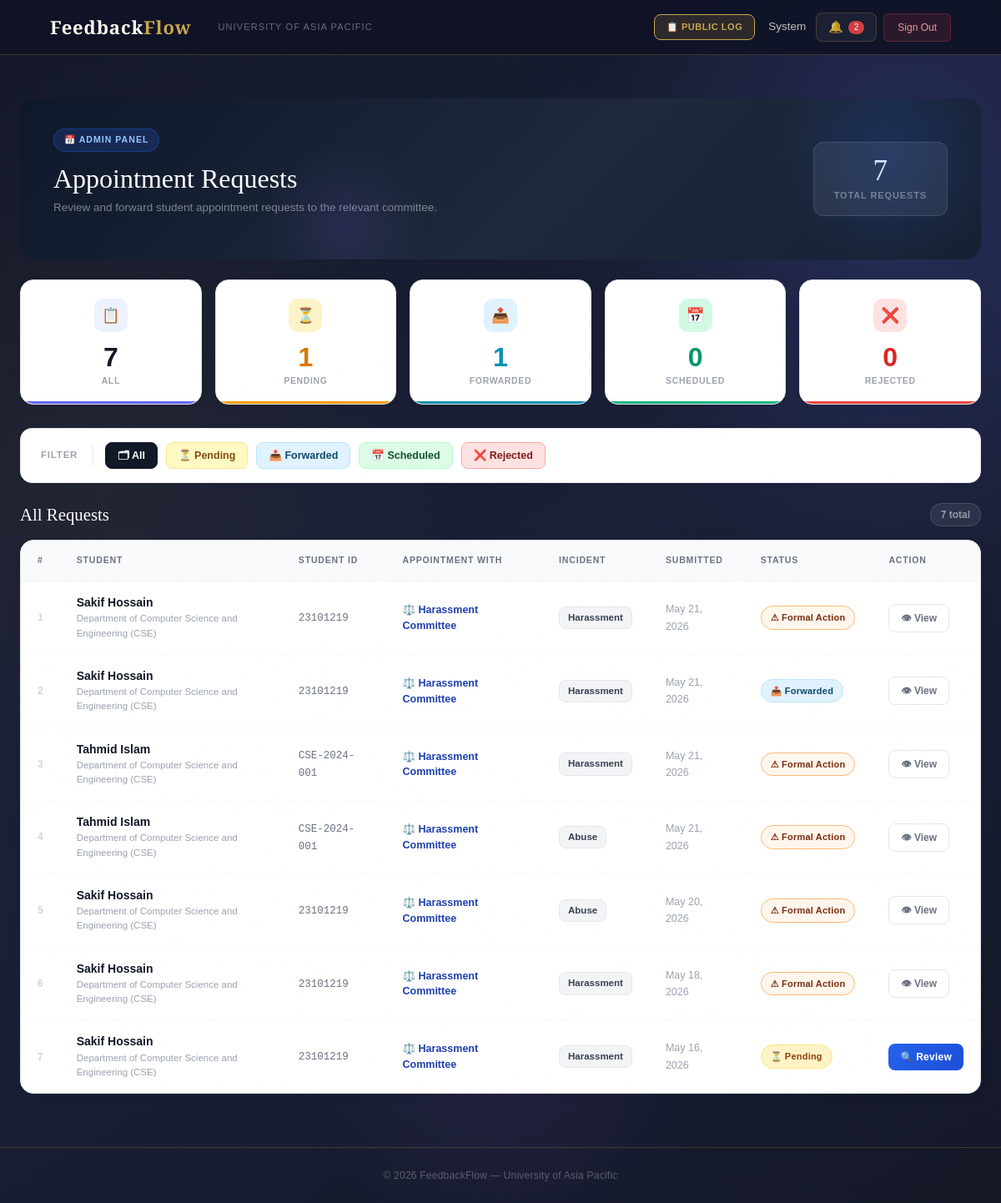
The page /dashboard/appointments/ (signed in) on the database as committed earlier.
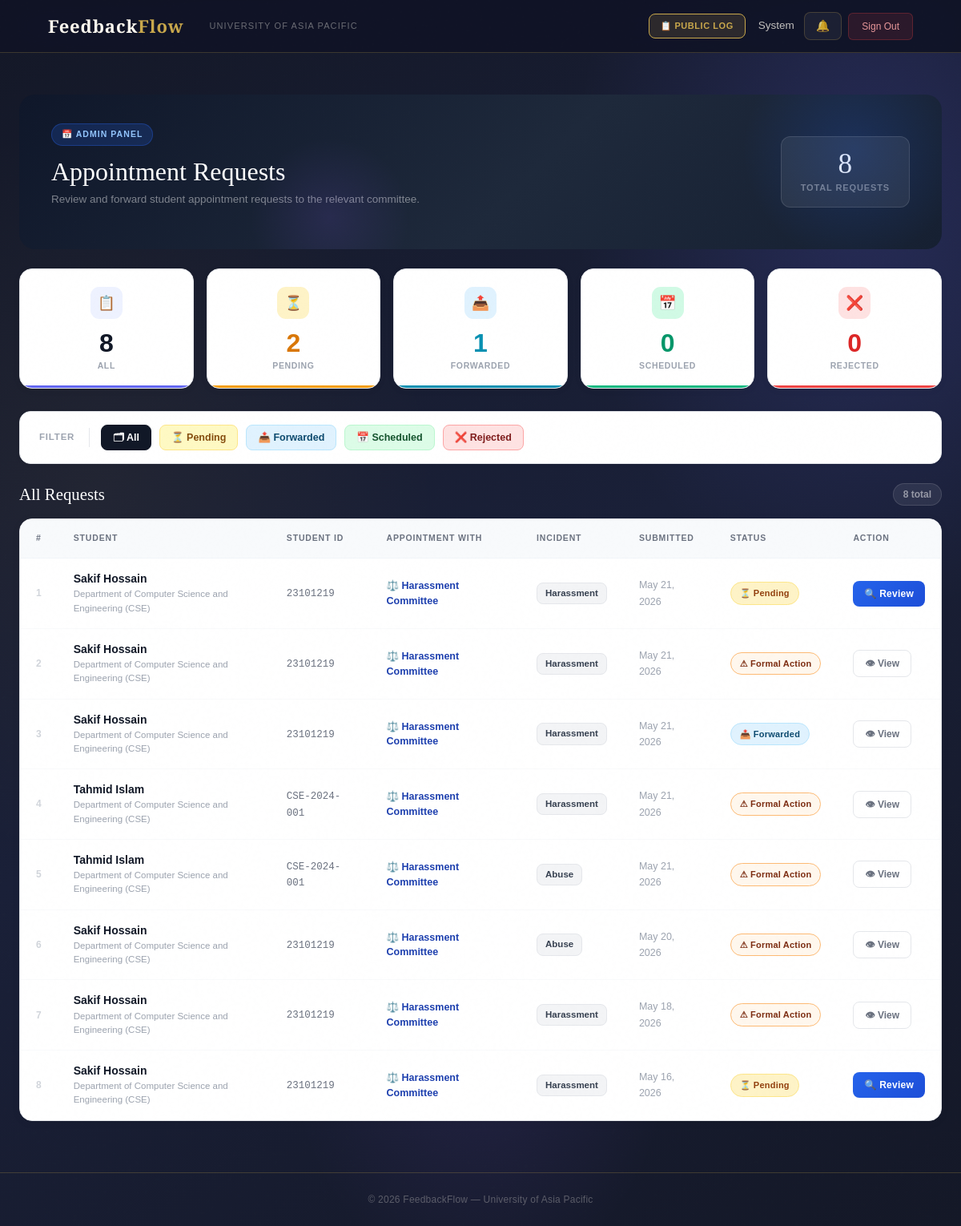
The same page on the database as committed later.
### users/models.py (models this page shows, shortened)
class Appointment(models.Model):
    STATUS_CHOICES = [
        ('Pending',                'Pending'),
        ('Forwarded to Committee', 'Forwarded to Committee'),
        ('Meeting Scheduled',      'Meeting Scheduled'),
        ('Rejected by Committee',  'Rejected by Committee'),
        ('Resolved Informally',    'Resolved Informally'),    # NEW
        ('Needs Formal Action',    'Needs Formal Action'),    # NEW
        ('Closed',                 'Closed'),
    ]
    OUTCOME_CHOICES = [
        ('Pending',             'Pending — No outcome yet'),
        ('Resolved Informally', 'Resolved Informally — Case closed'),
        ('Needs Formal Action', 'Needs Formal Action — Student should file complaint'),
    ]
    DEPARTMENT_CHOICES = (
        ('DBA',          'Department of Business Administration (DBA)'),
        ('CSE',          'Department of Computer Science and Engineering (CSE)'),
        ('CE',           'Department of Civil Engineering (CE)'),
        ('EEE',          'Department of Electrical and Electronic Engineering (EEE)'),
        ('Pharmacy',     'Department of Pharmacy'),
        ('Law',          'Department of Law and Human Rights'),
        ('English',      'Department of English'),
        ('Architecture', 'Department of Architecture'),
    )
    COMMITTEE_CHOICES = [
        ('Harassment Committee', 'Harassment Committee'),
        ('Proctorial Committee', 'Proctorial Committee'),
    ]
    INCIDENT_TYPE_CHOICES = [
        ('Harassment',      'Harassment'),
        ('Bullying',        'Bullying'),
        ('Discrimination',  'Discrimination'),
        ('Faculty Misconduct', 'Faculty Misconduct'),
        ('Mental Pressure', 'Mental Pressure'),
        ('Abuse',           'Abuse'),
        ('Other',           'Other'),
    ]
    student          = models.ForeignKey('User', on_delete=models.CASCADE, related_name='appointments')
    name             = models.CharField(max_length=100)
    roll_number      = models.CharField(max_length=20)
    appointment_with = models.CharField(max_length=50, choices=COMMITTEE_CHOICES, default='Harassment Committee')
    department       = models.CharField(max_length=100, choices=DEPARTMENT_CHOICES)
    incident_type    = models.CharField(max_length=50, choices=INCIDENT_TYPE_CHOICES, default='Other')
    description      = models.TextField()
    meeting_location = models.CharField(max_length=200, blank=True, null=True,
        help_text='e.g. Room 204, Admin Block / Google Meet link')
    outcome          = models.CharField(max_length=30, choices=OUTCOME_CHOICES, default='Pending')
    converted_to_complaint = models.ForeignKey(
        'complaints.Complaint',
        on_delete=models.SET_NULL,
        null=True, blank=True,
        related_name='from_appointment'
    )
    TYPE_CHOICES = [
        ('Appointment', 'Appointment'),
        ('Direct Complaint', 'Direct Complaint'),
    ]
    type = models.CharField(
        max_length=20,
        choices=TYPE_CHOICES,
        default='Appointment'
    )
    status     = models.CharField(max_length=50, choices=STATUS_CHOICES, default='Pending')
    created_at = models.DateTimeField(auto_now_add=True)
    class Meta:
        ordering            = ['-created_at']
        verbose_name        = 'Appointment'
        verbose_name_plural = 'Appointments'

### users/views.py (the view)
# urls.py: path('dashboard/appointments/',                        views.admin_appointments,           name='admin_appointments'),
@login_required
def admin_appointments(request):
    if request.user.role != 'Admin':
        messages.error(request, 'Access denied.')
        return redirect('login')
    appointments  = Appointment.objects.select_related('student').all()
    status_filter = request.GET.get('status', '')
    if status_filter:
        appointments = appointments.filter(status=status_filter)
    context = {
        'appointments':  appointments,
        'status_filter': status_filter,
        'total':     Appointment.objects.count(),
        'pending':   Appointment.objects.filter(status='Pending').count(),
        'forwarded': Appointment.objects.filter(status='Forwarded to Committee').count(),
        'scheduled': Appointment.objects.filter(status='Meeting Scheduled').count(),
        'rejected':  Appointment.objects.filter(status='Rejected by Committee').count(),
        'page_title': 'Appointments',
    }
    return render(request, 'users/admin_appointments.html', context)

### users/context_processors.py (called while the page is built)
def notifications_count(request):
    if request.user.is_authenticated:
        from users.models import Notification, Announcement
        count = Notification.objects.filter(
            recipient=request.user,
            is_read=False
        ).count()
        active_announcements = []
        for ann in Announcement.objects.filter(is_active=True).order_by('-created_at')[:10]:
            if ann.is_visible_to(request.user):
                active_announcements.append(ann)
            if len(active_announcements) >= 3:
                break
        return {
            'unread_notifications_count': count,
            'active_announcements': active_announcements,
        }
    return {'unread_notifications_count': 0, 'active_announcements': []}

### users/models.py (called while the page is built)
    def get_short_name(self):
        return self.full_name.split()[0] if self.full_name else self.email

### users/templates/users/admin_appointments.html (shortened to what the changed rows need)
{% extends 'users/dashboard_base.html' %}
{% block content %}
<div class="appt-wrap">
    <div class="hero-header mb-4">
        <div class="row align-items-center">
            <div class="col-md-9">
                <h1 class="hero-title">Appointment Requests</h1>
            </div>
            <div class="col-md-3 text-end">
                <div class="hero-count d-inline-block">
                    <span class="hc-num">{{ total }}</span>
                    <span class="hc-label">Total Requests</span>
                </div>
            </div>
        </div>
    </div>
    <div class="stats-grid">
        <div class="stat-card sc-total">
            <div class="sc-icon">📋</div>
            <span class="sc-num">{{ total }}</span>
            <div class="sc-label">All</div>
        </div>
        <div class="stat-card sc-pending">
            <div class="sc-icon">⏳</div>
            <span class="sc-num">{{ pending }}</span>
            <div class="sc-label">Pending</div>
        </div>
    </div>
    <div class="section-heading">
        <h3>All Requests</h3>
        <span class="result-count">
            {% if status_filter %}{{ appointments|length }} filtered{% else %}{{ total }} total{% endif %}
        </span>
    </div>
    <div class="table-card">
        {% if appointments %}
        <div class="table-responsive">
            <table>
                <thead>
                    <tr>
                        <th>#</th>
                        <th>Student</th>
                        <th>Student ID</th>
                        <th>Appointment With</th>
                        <th>Incident</th>
                        <th>Submitted</th>
                        <th>Status</th>
                        <th>Action</th>
                    </tr>
                </thead>
                <tbody>
                    {% for appt in appointments %}
                    <tr>
                        <td><span class="row-num">{{ forloop.counter }}</span></td>
                        <td>
                            <div class="student-name">{{ appt.name }}</div>
                            <div class="student-dept">{{ appt.get_department_display }}</div>
                        </td>
                        <td><span class="student-id">{{ appt.roll_number }}</span></td>
                        <td>
                            <span class="committee-tag">
                                {% if appt.appointment_with == 'Harassment Committee' %}⚖️{% else %}🔒{% endif %}
                                {{ appt.appointment_with }}
                            </span>
                        </td>
                        <td><span class="incident-chip">{{ appt.incident_type }}</span></td>
                        <td><span class="date-text">{{ appt.created_at|date:"M d, Y" }}</span></td>
                        <td>
                            {% if appt.status == 'Pending' %}
                                <span class="status-pill pill-pending">⏳ Pending</span>
                            {% elif appt.status == 'Forwarded to Committee' %}
                                <span class="status-pill pill-forwarded">📤 Forwarded</span>
                            {% elif appt.status == 'Meeting Scheduled' %}
                                <span class="status-pill pill-scheduled">📅 Scheduled</span>
                            {% elif appt.status == 'Rejected by Committee' %}
                                <span class="status-pill pill-rejected">✗ Rejected</span>
                            {% elif appt.status == 'Resolved Informally' %}
                                <span class="status-pill pill-resolved">✓ Resolved</span>
                            {% elif appt.status == 'Needs Formal Action' %}
                                <span class="status-pill pill-formal">⚠ Formal Action</span>
                            {% else %}
                                <span class="status-pill pill-default">{{ appt.status }}</span>
                            {% endif %}
                        </td>
                        <td>
                            {% if appt.status == 'Pending' %}
                                <a href="{% url 'admin_appointment_detail' appt.id %}" class="btn-review">
                                    🔍 Review
                                </a>
                            {% else %}
                                <a href="{% url 'admin_appointment_detail' appt.id %}" class="btn-view-only">
                                    👁 View
                                </a>
                            {% endif %}
                        </td>
                    </tr>
                    {% endfor %}
                </tbody>
            </table>
        </div>
        {% endif %}
    </div>
</div>
{% endblock %}

### users/templates/users/base.html (shortened to what this page needs)
<!DOCTYPE html>
<html lang="en">
<head>
    <link href="https://cdn.jsdelivr.net/npm/bootstrap@5.3.0/dist/css/bootstrap.min.css" rel="stylesheet">
</head>
<body>
    <nav class="navbar navbar-expand-lg">
        <div class="container-fluid d-flex align-items-center gap-3">
            <a class="navbar-brand" href="/">Feedback<em>Flow</em></a>
            <span class="navbar-text d-none d-md-inline">University of Asia Pacific</span>
            {% if user.is_authenticated %}
            <div class="ms-auto d-flex align-items-center gap-2">
                <a href="{% url 'public_log' %}" class="btn-bell"
                    style="font-size:11px; font-weight:600; text-transform:uppercase; letter-spacing:0.05em; background:rgba(201,168,76,.15); color:var(--gold) !important; border-color:var(--gold) !important;">
                    📋 Public Log
                </a>
                <span class="nav-user-info d-none d-md-inline ms-2">{{ user.get_short_name }}</span>
                <a href="{% url 'notifications' %}" class="btn-bell ms-1">
                    🔔
                    {% if unread_notifications_count > 0 %}
                    <span class="badge bg-danger" style="font-size:10px;padding:3px 7px;">{{ unread_notifications_count }}</span>
                    {% endif %}
                </a>
                <a href="{% url 'logout' %}" class="btn-logout">Sign Out</a>
            </div>
            {% endif %}
        </div>
    </nav>
    <main>
        {% block content %}{% endblock %}
    </main>
    <footer>
        <p>© 2026 FeedbackFlow — University of Asia Pacific</p>
    </footer>
</body>
</html>

Rows that differ between the two databases and show on the page:
added Appointment: name "Sakif Hossain", department "Department of Computer Science and Engineering (CSE)", roll_number "23101219", appointment_with "Harassment Committee", incident_type "Harassment", created_at "May 21, 2026", status "⏳ Pending"
Other text that changed with them:
{{ total }}: "7" → "8"
{{ pending }}: "1" → "2"
{{ unread_notifications_count }}: "2" → (not shown)
